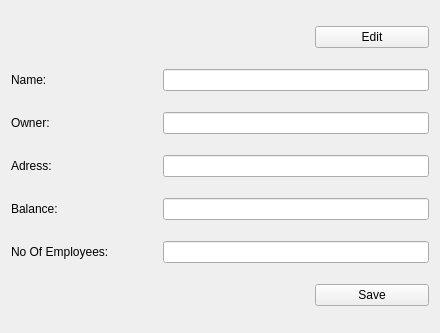
<?xml version="1.0" encoding="UTF-8"?>
<ui version="4.0">
 <class>ProfileForm</class>
 <widget class="QWidget" name="ProfileForm">
  <property name="geometry">
   <rect>
    <x>0</x>
    <y>0</y>
    <width>440</width>
    <height>333</height>
   </rect>
  </property>
  <property name="windowTitle">
   <string>Form</string>
  </property>
  <layout class="QGridLayout" name="gridLayout">
   <item row="0" column="0" colspan="2">
    <spacer name="horizontalSpacer">
     <property name="orientation">
      <enum>Qt::Horizontal</enum>
     </property>
     <property name="sizeHint" stdset="0">
      <size>
       <width>298</width>
       <height>20</height>
      </size>
     </property>
    </spacer>
   </item>
   <item row="0" column="2">
    <widget class="QPushButton" name="pushButtonEdit">
     <property name="text">
      <string>Edit</string>
     </property>
    </widget>
   </item>
   <item row="1" column="0">
    <widget class="QLabel" name="label">
     <property name="text">
      <string>Name:</string>
     </property>
    </widget>
   </item>
   <item row="1" column="1" colspan="2">
    <widget class="QLineEdit" name="lineEditName"/>
   </item>
   <item row="2" column="0">
    <widget class="QLabel" name="label_2">
     <property name="text">
      <string>Owner:</string>
     </property>
    </widget>
   </item>
   <item row="2" column="1" colspan="2">
    <widget class="QLineEdit" name="lineEditOwner"/>
   </item>
   <item row="3" column="0">
    <widget class="QLabel" name="label_3">
     <property name="text">
      <string>Adress:</string>
     </property>
    </widget>
   </item>
   <item row="3" column="1" colspan="2">
    <widget class="QLineEdit" name="lineEditAddress"/>
   </item>
   <item row="4" column="0">
    <widget class="QLabel" name="label_4">
     <property name="text">
      <string>Balance:</string>
     </property>
    </widget>
   </item>
   <item row="4" column="1" colspan="2">
    <widget class="QLineEdit" name="lineEditBalance"/>
   </item>
   <item row="5" column="0">
    <widget class="QLabel" name="label_5">
     <property name="text">
      <string>No Of Employees:</string>
     </property>
    </widget>
   </item>
   <item row="5" column="1" colspan="2">
    <widget class="QLineEdit" name="lineEditEmp"/>
   </item>
   <item row="6" column="0" colspan="2">
    <spacer name="horizontalSpacer_2">
     <property name="orientation">
      <enum>Qt::Horizontal</enum>
     </property>
     <property name="sizeHint" stdset="0">
      <size>
       <width>298</width>
       <height>20</height>
      </size>
     </property>
    </spacer>
   </item>
   <item row="6" column="2">
    <widget class="QPushButton" name="pushButtonSave">
     <property name="text">
      <string>Save</string>
     </property>
    </widget>
   </item>
  </layout>
 </widget>
 <resources/>
 <connections/>
</ui>
